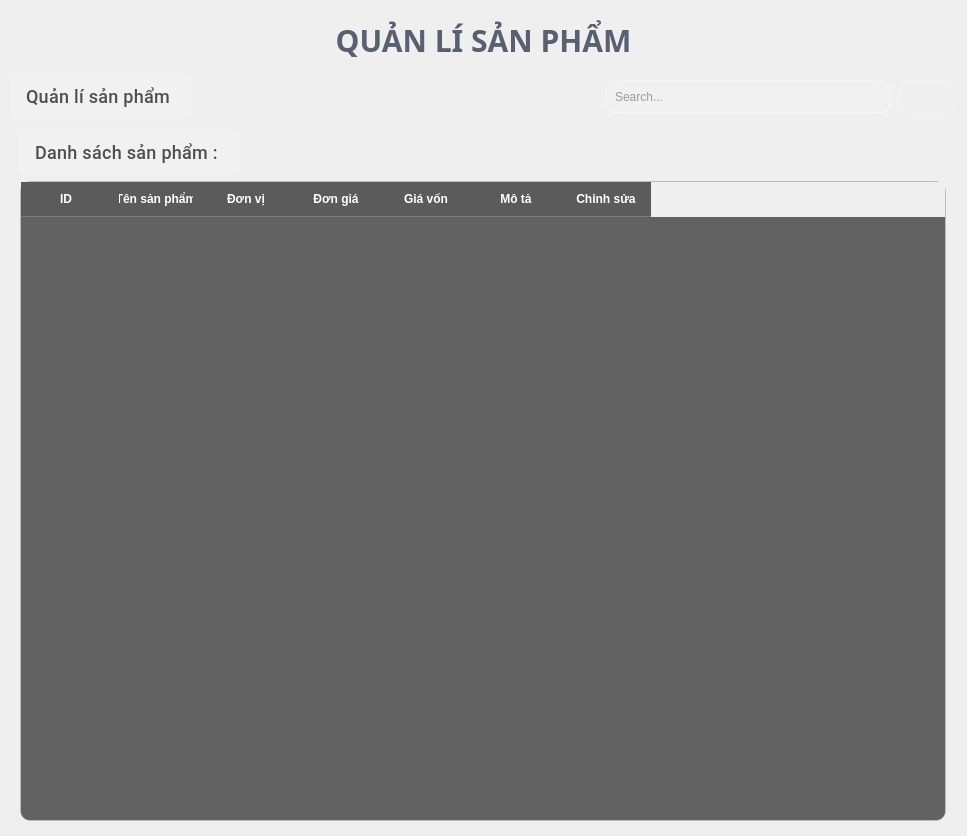
           <widget class="QWidget" name="product_2">
            <layout class="QGridLayout" name="gridLayout_57">
             <item row="2" column="0">
              <widget class="QWidget" name="widget_8" native="true">
               <property name="styleSheet">
                <string notr="true">#widget_2 {
    border: 1px solid rgba(60, 60, 60, 0.8); /* Viền mỏng màu xám đậm */
    border-radius: 8px; /* Bo góc mềm mại hơn */
    box-shadow: 0 2px 10px rgba(0, 0, 0, 0.15); /* Thêm đổ bóng nhẹ */
    background-color: rgba(245, 245, 245, 0.5); /* Nền trắng đục nhẹ */
    padding: 2px; /* Thêm padding nhỏ */
}
</string>
               </property>
               <layout class="QGridLayout" name="gridLayout_58">
                <property name="leftMargin">
                 <number>0</number>
                </property>
                <property name="topMargin">
                 <number>6</number>
                </property>
                <property name="rightMargin">
                 <number>0</number>
                </property>
                <property name="bottomMargin">
                 <number>0</number>
                </property>
                <item row="2" column="1">
                 <spacer name="verticalSpacer_10">
                  <property name="orientation">
                   <enum>Qt::Vertical</enum>
                  </property>
                  <property name="sizeHint" stdset="0">
                   <size>
                    <width>20</width>
                    <height>4</height>
                   </size>
                  </property>
                 </spacer>
                </item>
                <item row="0" column="1" rowspan="2">
                 <layout class="QGridLayout" name="gridLayout_59">
                  <property name="leftMargin">
                   <number>0</number>
                  </property>
                  <property name="horizontalSpacing">
                   <number>20</number>
                  </property>
                  <property name="verticalSpacing">
                   <number>0</number>
                  </property>
                  <item row="1" column="1">
                   <widget class="QTableWidget" name="table_sanpham_2">
                    <property name="minimumSize">
                     <size>
                      <width>926</width>
                      <height>640</height>
                     </size>
                    </property>
                    <property name="contextMenuPolicy">
                     <enum>Qt::DefaultContextMenu</enum>
                    </property>
                    <property name="styleSheet">
                     <string notr="true">/* Tổng thể bảng với phong cách Glassmorphism */
QTableWidget {
    background-color:  rgba(40, 40, 40, 180); /* Nền đen mờ, tăng độ trong suốt */
    border: 1px solid rgba(255, 255, 255, 0.2); /* Viền trắng mờ nhẹ */
    border-radius: 10px; /* Bo góc mềm mại */
    color: #ffffff; /* Chữ trắng để nổi bật */
    font-family: &quot;Arial&quot;, sans-serif;
    font-size: 14px;
	gridline-color: transparent;
}

/* Tiêu đề cột (header) */
QHeaderView::section {
    background-color: rgba(30, 30, 30, 180);
 /* Nền header đen mờ hơn một chút */
    color: #ffffff;
    padding: 8px;
    border: none;
    border-bottom: 1px solid rgba(255, 255, 255, 0.2);
    font-weight: bold;
}

/* Hiệu ứng hover cho tiêu đề */
QHeaderView::section:hover {
    background-color: rgba(0, 0, 0, 0.6); /* Sáng nhẹ khi hover */
    transition: background-color 0.3s ease; /* Hiệu ứng chuyển màu mượt */
}

/* Các ô trong bảng */
QTableWidget::item {
    padding: 8px;
    border: none;
    background-color: transparent;
}

/* Hiệu ứng khi chọn ô */
QTableWidget::item:selected {
    background-color: rgba(66, 165, 245, 0.4); /* Màu xanh dương mờ khi chọn */
    color: #ffffff;
}

/* Hiệu ứng hover cho ô */
QTableWidget::item:hover {
    background-color: rgba(255, 255, 255, 0.1); /* Sáng nhẹ khi rê chuột */
    transition: background-color 0.3s ease; /* Chuyển màu mượt mà */
}

/* Thanh cuộn dọc */
QScrollBar:vertical {
    background: rgba(0, 0, 0, 0.3); /* Nền đen mờ hơn */
    width: 10px;
    margin: 0px;
    border-radius: 5px;
}

QScrollBar::handle:vertical {
    background: linear-gradient(to bottom, rgba(66, 165, 245, 0.6), rgba(30, 136, 229, 0.6)); /* Gradient xanh dương mờ */
    border-radius: 5px;
}

QScrollBar::handle:vertical:hover {
    background: linear-gradient(to bottom, rgba(100, 181, 246, 0.7), rgba(66, 165, 245, 0.7)); /* Sáng hơn khi hover */
    transition: background 0.3s ease;
}

QScrollBar::add-line:vertical,
QScrollBar::sub-line:vertical {
    background: none;
}

QScrollBar::add-page:vertical,
QScrollBar::sub-page:vertical {
    background: none;
}

/* Thanh cuộn ngang */
QScrollBar:horizontal {
    background: rgba(0, 0, 0, 0.3); /* Nền đen mờ hơn */
    height: 10px;
    margin: 0px;
    border-radius: 5px;
}

QScrollBar::handle:horizontal {
    background: linear-gradient(to right, rgba(66, 165, 245, 0.6), rgba(30, 136, 229, 0.6)); /* Gradient xanh dương mờ */
    border-radius: 5px;
}

QScrollBar::handle:horizontal:hover {
    background: linear-gradient(to right, rgba(100, 181, 246, 0.7), rgba(66, 165, 245, 0.7)); /* Sáng hơn khi hover */
    transition: background 0.3s ease;
}

QScrollBar::add-line:horizontal,
QScrollBar::sub-line:horizontal {
    background: none;
}

QScrollBar::add-page:horizontal,
QScrollBar::sub-page:horizontal {
    background: none;
}</string>
                    </property>
                    <property name="verticalScrollMode">
                     <enum>QAbstractItemView::ScrollPerItem</enum>
                    </property>
                    <property name="horizontalScrollMode">
                     <enum>QAbstractItemView::ScrollPerItem</enum>
                    </property>
                    <attribute name="horizontalHeaderDefaultSectionSize">
                     <number>90</number>
                    </attribute>
                    <column>
                     <property name="text">
                      <string>ID</string>
                     </property>
                    </column>
                    <column>
                     <property name="text">
                      <string>Tên sản phẩm</string>
                     </property>
                    </column>
                    <column>
                     <property name="text">
                      <string>Đơn vị</string>
                     </property>
                    </column>
                    <column>
                     <property name="text">
                      <string>Đơn giá</string>
                     </property>
                    </column>
                    <column>
                     <property name="text">
                      <string>Giá vốn</string>
                     </property>
                    </column>
                    <column>
                     <property name="text">
                      <string>Mô tả</string>
                     </property>
                    </column>
                    <column>
                     <property name="text">
                      <string>Chỉnh sửa</string>
                     </property>
                    </column>
                   </widget>
                  </item>
                  <item row="0" column="1">
                   <layout class="QHBoxLayout" name="horizontalLayout_5">
                    <property name="spacing">
                     <number>0</number>
                    </property>
                    <property name="bottomMargin">
                     <number>6</number>
                    </property>
                    <item>
                     <widget class="QLabel" name="label_8">
                      <property name="minimumSize">
                       <size>
                        <width>201</width>
                        <height>41</height>
                       </size>
                      </property>
                      <property name="font">
                       <font>
                        <family>Segoe UI,Roboto,sans-serif</family>
                        <pointsize>-1</pointsize>
                        <weight>62</weight>
                        <bold>true</bold>
                       </font>
                      </property>
                      <property name="styleSheet">
                       <string notr="true">QLabel {
    color: rgba(50, 50, 50, 0.85); /* Màu chữ đậm nhưng hơi trong suốt */
    font-family: &quot;Segoe UI&quot;, &quot;Roboto&quot;, sans-serif; /* Font hiện đại */
    font-weight: 500; /* Độ đậm vừa phải */
    font-size: 18px; /* Kích thước phù hợp */
    padding: 10px;
    letter-spacing: 0.3px; /* Tăng khoảng cách chữ nhẹ */
    
    text-align: center;
    background-color: rgba(255, 255, 255, 0.1); /* Nền trắng trong suốt */
    border-radius: 6px; /* Bo góc */
    backdrop-filter: blur(5px); /* Hiệu ứng blur đặc trưng của glassmorphism */
    box-shadow: 0 2px 8px rgba(0, 0, 0, 0.07); /* Đổ bóng tinh tế */
    border: 1px solid rgba(255, 255, 255, 0.18); /* Viền trắng trong suốt */
}
</string>
                      </property>
                      <property name="text">
                       <string>Danh sách sản phẩm : </string>
                      </property>
                     </widget>
                    </item>
                    <item>
                     <spacer name="horizontalSpacer_13">
                      <property name="orientation">
                       <enum>Qt::Horizontal</enum>
                      </property>
                      <property name="sizeHint" stdset="0">
                       <size>
                        <width>40</width>
                        <height>20</height>
                       </size>
                      </property>
                     </spacer>
                    </item>
                   </layout>
                  </item>
                  <item row="1" column="0">
                   <spacer name="horizontalSpacer_17">
                    <property name="orientation">
                     <enum>Qt::Horizontal</enum>
                    </property>
                    <property name="sizeHint" stdset="0">
                     <size>
                      <width>9</width>
                      <height>20</height>
                     </size>
                    </property>
                   </spacer>
                  </item>
                  <item row="1" column="2">
                   <spacer name="horizontalSpacer_21">
                    <property name="orientation">
                     <enum>Qt::Horizontal</enum>
                    </property>
                    <property name="sizeHint" stdset="0">
                     <size>
                      <width>10</width>
                      <height>20</height>
                     </size>
                    </property>
                   </spacer>
                  </item>
                 </layout>
                </item>
               </layout>
              </widget>
             </item>
             <item row="0" column="0">
              <widget class="QLabel" name="label_10">
               <property name="font">
                <font>
                 <family>Segoe UI,Montserrat,sans-serif</family>
                 <pointsize>-1</pointsize>
                 <weight>75</weight>
                 <bold>true</bold>
                </font>
               </property>
               <property name="styleSheet">
                <string notr="true">QLabel {
    color: rgba(60, 70, 90, 0.85); /* Màu chữ xanh đậm sang trọng thay cho nâu vintage */
    font-family: &quot;Segoe UI&quot;, &quot;Montserrat&quot;, sans-serif; /* Font hiện đại thay cho Times New Roman */
    font-weight: bold; /* Giữ nguyên độ đậm */
    font-size: 30px; /* Giữ nguyên kích thước */
    padding: 8px; /* Giữ nguyên padding */
    
    text-align: center; /* Giữ nguyên căn giữa */
    
    /* Thêm các hiệu ứng glassmorphism */

}
</string>
               </property>
               <property name="text">
                <string>QUẢN LÍ SẢN PHẨM</string>
               </property>
               <property name="alignment">
                <set>Qt::AlignCenter</set>
               </property>
              </widget>
             </item>
             <item row="1" column="0">
              <layout class="QGridLayout" name="gridLayout_60">
               <item row="0" column="0">
                <widget class="QLabel" name="label_12">
                 <property name="font">
                  <font>
                   <family>Segoe UI,Roboto,sans-serif</family>
                   <pointsize>-1</pointsize>
                   <weight>62</weight>
                   <bold>true</bold>
                  </font>
                 </property>
                 <property name="styleSheet">
                  <string notr="true">QLabel {
    color: rgba(50, 50, 50, 0.85); /* Màu chữ đậm nhưng hơi trong suốt */
    font-family: &quot;Segoe UI&quot;, &quot;Roboto&quot;, sans-serif; /* Font hiện đại */
    font-weight: 500; /* Độ đậm vừa phải */
    font-size: 18px; /* Kích thước phù hợp */
    padding: 10px;
    letter-spacing: 0.3px; /* Tăng khoảng cách chữ nhẹ */
    
    text-align: center;
    background-color: rgba(255, 255, 255, 0.1); /* Nền trắng trong suốt */
    border-radius: 6px; /* Bo góc */
    backdrop-filter: blur(5px); /* Hiệu ứng blur đặc trưng của glassmorphism */
    box-shadow: 0 2px 8px rgba(0, 0, 0, 0.07); /* Đổ bóng tinh tế */
    border: 1px solid rgba(255, 255, 255, 0.18); /* Viền trắng trong suốt */
}
</string>
                 </property>
                 <property name="text">
                  <string>Quản lí sản phẩm </string>
                 </property>
                </widget>
               </item>
               <item row="0" column="1">
                <spacer name="horizontalSpacer_22">
                 <property name="orientation">
                  <enum>Qt::Horizontal</enum>
                 </property>
                 <property name="sizeHint" stdset="0">
                  <size>
                   <width>408</width>
                   <height>20</height>
                  </size>
                 </property>
                </spacer>
               </item>
               <item row="0" column="2">
                <layout class="QHBoxLayout" name="horizontalLayout_6">
                 <item>
                  <widget class="QLineEdit" name="lineEdit_5">
                   <property name="minimumSize">
                    <size>
                     <width>131</width>
                     <height>27</height>
                    </size>
                   </property>
                   <property name="styleSheet">
                    <string notr="true">QLineEdit {
    background-color: rgba(255, 255, 255, 0.15); /* Nền trắng trong suốt */
    color: rgba(50, 50, 50, 0.9); /* Màu chữ đậm nhưng hơi trong suốt */
    border: 2px solid rgba(255, 255, 255, 0.2); /* Viền trắng trong suốt */
    border-radius: 12px; /* Bo góc lớn hơn cho hiệu ứng hiện đại */
    padding: 7px 6px; /* Thêm padding để trông thoáng hơn */
    backdrop-filter: blur(10px); /* Hiệu ứng blur đặc trưng của glassmorphism */
    box-shadow: 0 2px 10px rgba(0, 0, 0, 0.05); /* Đổ bóng tinh tế */
}

QLineEdit:hover {
    border: 1px solid rgba(200, 200, 255, 0.5); /* Viền sáng hơn khi hover */
    background-color: rgba(255, 255, 255, 0.25); /* Nền sáng hơn khi hover */
    box-shadow: 0 4px 15px rgba(0, 0, 0, 0.08); /* Đổ bóng rõ hơn khi hover */
}

QLineEdit:focus {
    border: 1.5px solid rgba(120, 170, 255, 0.6); /* Viền xanh nhạt khi focus */
    background-color: rgba(255, 255, 255, 0.3); /* Nền sáng hơn khi focus */
    box-shadow: 0 4px 20px rgba(100, 150, 255, 0.15); /* Đổ bóng xanh nhạt khi focus */
}
</string>
                   </property>
                   <property name="placeholderText">
                    <string>Search...</string>
                   </property>
                  </widget>
                 </item>
                 <item>
                  <widget class="QPushButton" name="pushButton_11">
                   <property name="minimumSize">
                    <size>
                     <width>31</width>
                     <height>31</height>
                    </size>
                   </property>
                   <property name="styleSheet">
                    <string notr="true">/* CSS cho nút tìm kiếm (kính lúp) */
QPushButton{
    background-color: rgba(240, 240, 250, 0.15); /* Nền trắng trong suốt */
    border: 1px solid rgba(255, 255, 255, 0.2); /* Viền trắng trong suốt */
    border-radius: 12px; /* Bo góc tròn đồng nhất với QLineEdit */
    padding: 8px 12px; /* Padding vừa đủ */
    backdrop-filter: blur(10px); /* Hiệu ứng blur đặc trưng */
    box-shadow: 0 2px 10px rgba(0, 0, 0, 0.05); /* Đổ bóng tinh tế */
}

QPushButton:hover {
    background-color: rgba(200, 210, 255, 0.25); /* Nền hơi xanh khi hover */
    border: 1px solid rgba(180, 200, 255, 0.4); /* Viền xanh nhạt khi hover */
    box-shadow: 0 4px 15px rgba(100, 150, 255, 0.1); /* Đổ bóng xanh nhạt */
}

QPushButton:pressed {
    background-color: rgba(180, 200, 255, 0.3); /* Nền xanh đậm hơn khi nhấn */
    border: 1px solid rgba(150, 180, 255, 0.5); /* Viền xanh đậm hơn khi nhấn */
    box-shadow: 0 2px 8px rgba(100, 150, 255, 0.15); /* Đổ bóng nhỏ hơn khi nhấn */
    transform: translateY(1px); /* Hiệu ứng nhấn xuống nhẹ */
}

/* CSS cho biểu tượng kính lúp */
QPushButton::icon {
    color: rgba(80, 80, 100, 0.8); /* Màu biểu tượng hơi xám xanh */
    width: 18px; /* Kích thước phù hợp */
    height: 18px;
}

QPushButton:hover::icon {
    color: rgba(60, 100, 180, 0.9); /* Màu biểu tượng xanh hơn khi hover */
}
</string>
                   </property>
                   <property name="text">
                    <string/>
                   </property>
                   <property name="icon">
                    <iconset resource="../../../admin/ui/ui_design/resource.qrc">
                     <normaloff>:/icons/icons/search-12-xxl.png</normaloff>:/icons/icons/search-12-xxl.png</iconset>
                   </property>
                  </widget>
                 </item>
                </layout>
               </item>
              </layout>
             </item>
            </layout>
           </widget>
